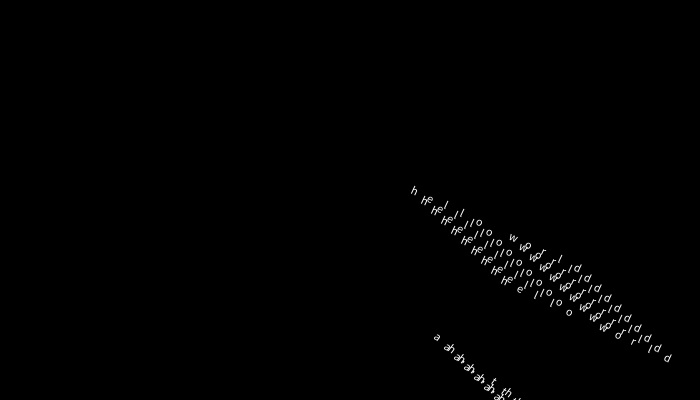
Frame 1 (no input)
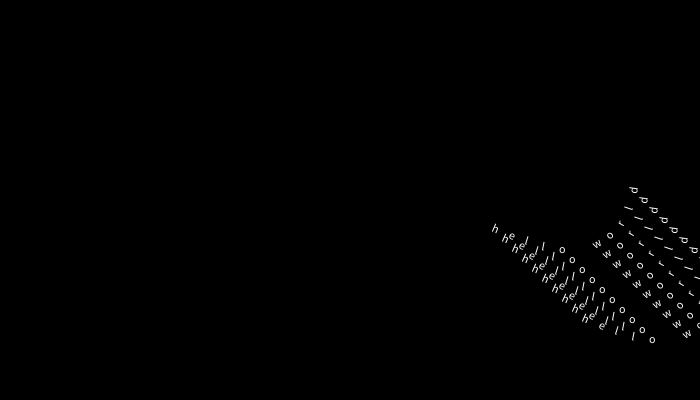
Frame 60 (the mouse pressed at the canvas centre just before this capture)
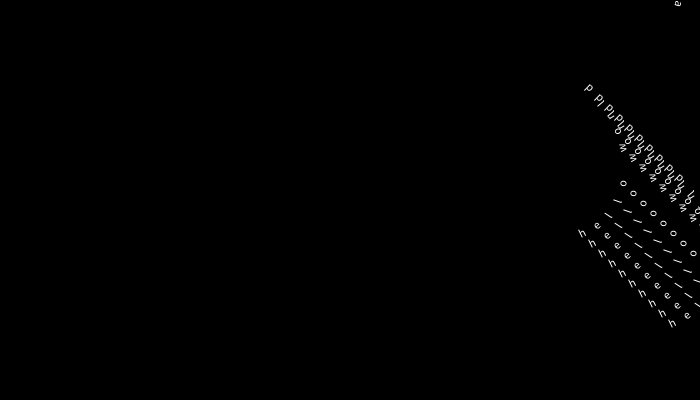
Frame 120 (the mouse held since frame 60 and released just before this capture)

The Processing sketch that drew these frames (run headless with seeded random() and noise(); from frame 60 on, the mouse is pressed at the canvas centre):

// Processing sketch: floatingwords2
// ── floatingwords2.pde

Segment[] segs1 = new Segment[20];
Segment[] segs2 = new Segment[20];

void setup() {
  size(700, 400);
  strokeWeight(9);
  for(int i = 0; i < 10; i++){
    segs1[i] = new Segment('b',1, "hello world", i*10);
    segs2[i] = new Segment('b',1, "ah, the sea", i*10);
  }


}

void draw() {
  background(0);

 for(int i = 0; i < 10; i++){
    doYourThing(segs1[i]);
    doYourThing2(segs2[i]);
  }

}
class Segment{
  float offset;
  float[] xf;
  float[] yf;
float segLength;
char col;
float t;
char[] word;
   Segment(char col, int t, String w, float o){
     this.offset = o;
    this.xf = new float[w.length()];
    this.yf = new float[w.length()];
    this.segLength = 18;
    this.col = col;
    this.t = t;
    this.word = reverse(w.toCharArray());
   }
void getNextColour(float x){
  if(col == 'b'){
      stroke(color(10,200,map(x, 0, 640, 0, 255), 100));
  } else if (col == 'r'){
      stroke(color(map(x, 0, 640, 0, 255), 10,200,100));

  } else {
      stroke(color(10,map(x, 0, 640, 0, 255), 200,100));

  }
}
void dragSegment(int i, float xin, float yin) {
  float dx = xin - xf[i];
  float dy = yin - yf[i];
  float angle = atan2(dy, dx);  
  xf[i] = xin - cos(angle) * segLength;
  yf[i] = yin - sin(angle) * segLength;
  segment(xf[i], yf[i], angle, word[i]);
}

void segment(float xi, float yi, float a, char ch) {
  pushMatrix();
  translate(xi+offset, yi+offset);
  rotate(a);
  getNextColour(xi);
  //line(0, 0, segLength, 0);
  //ellipse(0,0,10,10);
  text(ch, 0, 0);
  popMatrix();
}
}
  
void doYourThing(Segment seg){
  float tx = map(sin(seg.t), -1, 1, 0, 640);
    float ty = map(cos(seg.t), -1, 1, 0, 360);

    seg.dragSegment(0, tx ,ty );

  seg.t += 0.01;
  for(int i=0; i<seg.xf.length-1; i++) {
    seg.dragSegment(i+1, seg.xf[i], seg.yf[i]);
  }
}
void doYourThing2(Segment seg){
  float tx = map(sin(seg.t), -1, 1, 0, 640);
  float ty = map(tan(seg.t), -1, 1, 0, 360);

    seg.dragSegment(0, tx ,ty );

  seg.t += 0.01;
  for(int i=0; i<seg.xf.length-1; i++) {
    seg.dragSegment(i+1, seg.xf[i], seg.yf[i]);
  }
}
